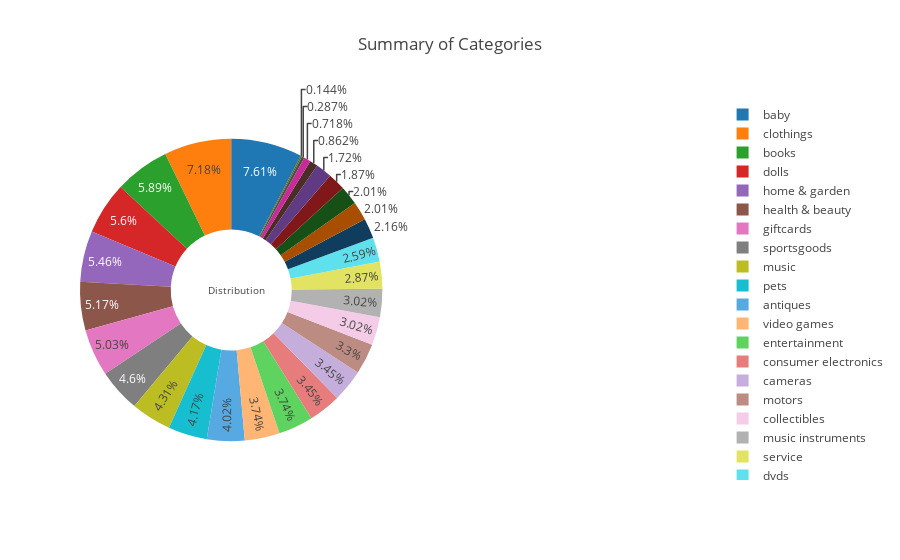

The notebook cell this image was saved under:
### Code cell
fig = {
  "data": [
    {
      "values": list(df6.pcatname.value_counts().values),
      "labels": list(df6.pcatname.value_counts().index),
      "domain": {"x": [0, .48]},
      "name": "Categories",
      "hoverinfo":"label+percent+name",
      "hole": .4,
      "type": "pie"
    }],
  "layout": {
        "title":"Summary of Categories",
        "annotations": [
            {
                "font": {
                    "size": 10
                },
                "showarrow": False,
                "text": "Distribution",
                "x": 0.20,
                "y": 0.5
            }]
    }
}
py.iplot(fig, filename='donut')

### Figure 1 — Plotly figure (JSON) as saved in the notebook; plotly's stock layout.template omitted (floating-point values rounded to 4 significant figures)
{"data": [{"domain": {"x": [0, 0.48]}, "hole": 0.4, "hoverinfo": "label+percent+name", "labels": ["baby", "clothings", "books", "dolls", "home & garden", "health & beauty", "giftcards", "sportsgoods", "music", "pets", "antiques", "video games", "entertainment", "consumer electronics", "cameras", "motors", "collectibles", "music instruments", "service", "dvds", "crafts", "computers", "pottery glass", "travel", "toys", "business", "arts", "sports card", "jewelry"], "name": "Categories", "type": "pie", "values": [53, 50, 41, 39, 38, 36, 35, 32, 30, 29, 28, 26, 26, 24, 24, 23, 21, 21, 20, 18, 15, 14, 14, 13, 12, 6, 5, 2, 1]}], "layout": {"annotations": [{"font": {"size": 10}, "showarrow": false, "text": "Distribution", "x": 0.2, "y": 0.5}], "title": "Summary of Categories"}}
